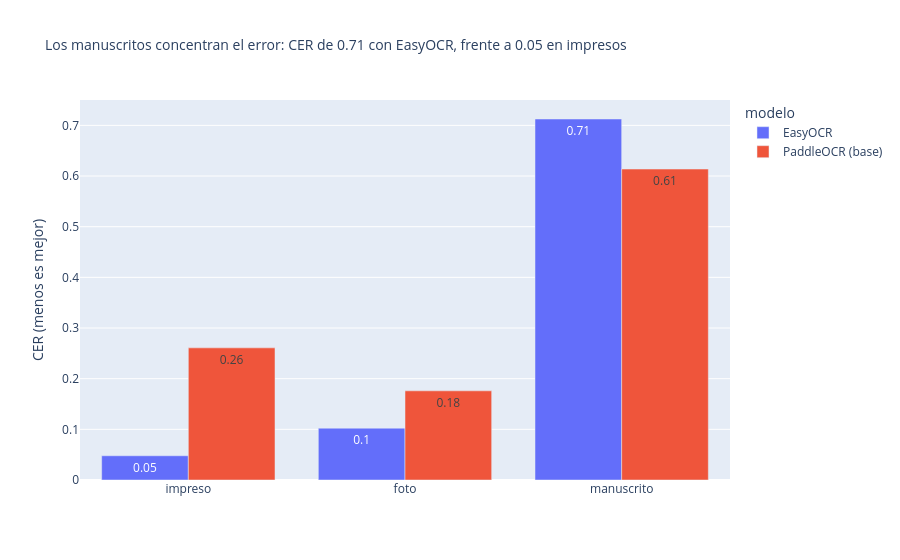

The code cell stored with this chart in its notebook:
### Markdown cell above
## 6. Casos difíciles

### Code cell
por_tipo = res_ocr.groupby(["modelo", "tipo"]).apply(
    lambda g: t2.cer_corpus(m_docs.set_index("id").loc[g["id"], "referencia"], g["hipotesis"])).rename("CER").reset_index()
peor = por_tipo.loc[por_tipo["CER"].idxmax()]
fig = px.bar(por_tipo, x="tipo", y="CER", color="modelo", barmode="group", text=por_tipo["CER"].round(2),
             category_orders={"tipo": ["impreso", "foto", "manuscrito"]},
             title=f"Los manuscritos concentran el error: CER de {peor['CER']:.2f} con {peor['modelo']}, frente a "
                   f"{por_tipo[por_tipo['tipo'] == 'impreso']['CER'].min():.2f} en impresos")
fig.update_layout(title_font_size=14, yaxis_title="CER (menos es mejor)", xaxis_title="")
fig.show()
por_tipo.pivot(index="tipo", columns="modelo", values="CER").round(3)

### Figure 1 — Plotly figure (JSON) as saved in the notebook; plotly's stock layout.template omitted (floating-point values rounded to 4 significant figures)
{"data": [{"alignmentgroup": "True", "hovertemplate": "modelo=EasyOCR<br>tipo=%{x}<br>CER=%{y}<br>text=%{text}<extra></extra>", "legendgroup": "EasyOCR", "marker": {"color": "#636efa", "pattern": {"shape": ""}}, "name": "EasyOCR", "offsetgroup": "EasyOCR", "orientation": "v", "showlegend": true, "text": [0.1, 0.05, 0.71], "textposition": "auto", "type": "bar", "x": ["foto", "impreso", "manuscrito"], "xaxis": "x", "y": [0.1023, 0.04783, 0.7126], "yaxis": "y"}, {"alignmentgroup": "True", "hovertemplate": "modelo=PaddleOCR (base)<br>tipo=%{x}<br>CER=%{y}<br>text=%{text}<extra></extra>", "legendgroup": "PaddleOCR (base)", "marker": {"color": "#EF553B", "pattern": {"shape": ""}}, "name": "PaddleOCR (base)", "offsetgroup": "PaddleOCR (base)", "orientation": "v", "showlegend": true, "text": [0.18, 0.26, 0.61], "textposition": "auto", "type": "bar", "x": ["foto", "impreso", "manuscrito"], "xaxis": "x", "y": [0.176, 0.2608, 0.6138], "yaxis": "y"}], "layout": {"barmode": "group", "legend": {"title": {"text": "modelo"}, "tracegroupgap": 0}, "title": {"font": {"size": 14}, "text": "Los manuscritos concentran el error: CER de 0.71 con EasyOCR, frente a 0.05 en impresos"}, "xaxis": {"anchor": "y", "categoryarray": ["impreso", "foto", "manuscrito"], "categoryorder": "array", "domain": [0.0, 1.0], "title": {"text": ""}}, "yaxis": {"anchor": "x", "domain": [0.0, 1.0], "title": {"text": "CER (menos es mejor)"}}}}
